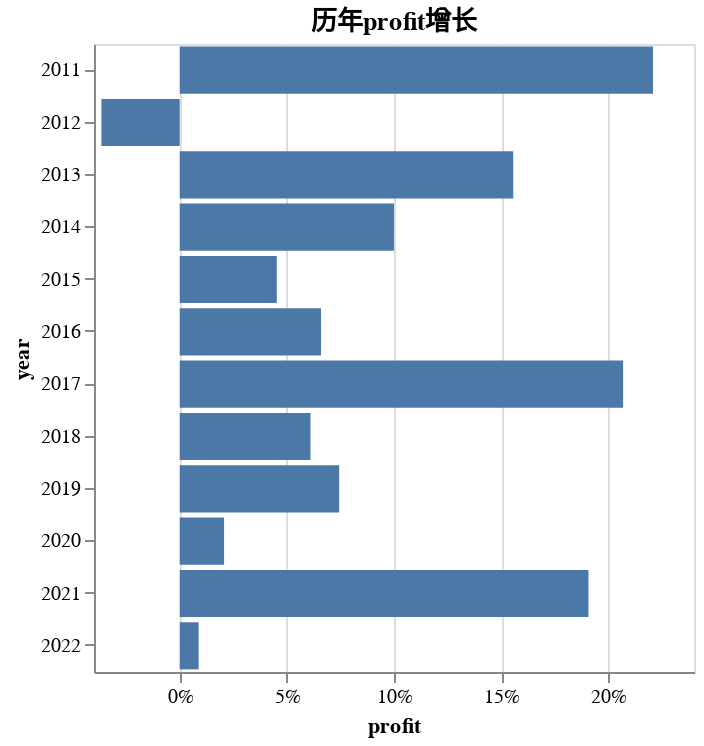

This figure's notebook cell:
### Markdown cell above
- 上市公司总体利润保持增长,特别是疫情爆发后第2年,即2021年,出现了爆涨.
- 利润增长是公司利润增长和新增上市公司共同作用的结果。

### Code cell
profit.inc_byear(profit.indudf)['byear']

### Figure 1 — Vega-Lite specification as saved in the notebook (floating-point values rounded to 4 significant figures)
{"config": {"view": {"continuousWidth": 300, "continuousHeight": 300}}, "data": {"name": "data-2bbc9ca233878775af2e1db0b3ba6399"}, "mark": {"type": "bar"}, "encoding": {"tooltip": [{"field": "year", "type": "nominal"}, {"field": "profit", "type": "quantitative"}], "x": {"axis": {"format": ".0%"}, "field": "profit", "type": "quantitative"}, "y": {"field": "year", "type": "ordinal"}}, "height": 314, "title": "历年profit增长", "width": "container", "$schema": "https://vega.github.io/schema/vega-lite/v5.8.0.json", "datasets": {"data-2bbc9ca233878775af2e1db0b3ba6399": [{"year": "2010", "profit": null}, {"year": "2011", "profit": 0.2209}, {"year": "2012", "profit": -0.03655}, {"year": "2013", "profit": 0.1557}, {"year": "2014", "profit": 0.09998}, {"year": "2015", "profit": 0.0453}, {"year": "2016", "profit": 0.06595}, {"year": "2017", "profit": 0.2069}, {"year": "2018", "profit": 0.06103}, {"year": "2019", "profit": 0.07441}, {"year": "2020", "profit": 0.02071}, {"year": "2021", "profit": 0.1907}, {"year": "2022", "profit": 0.008827}]}}
